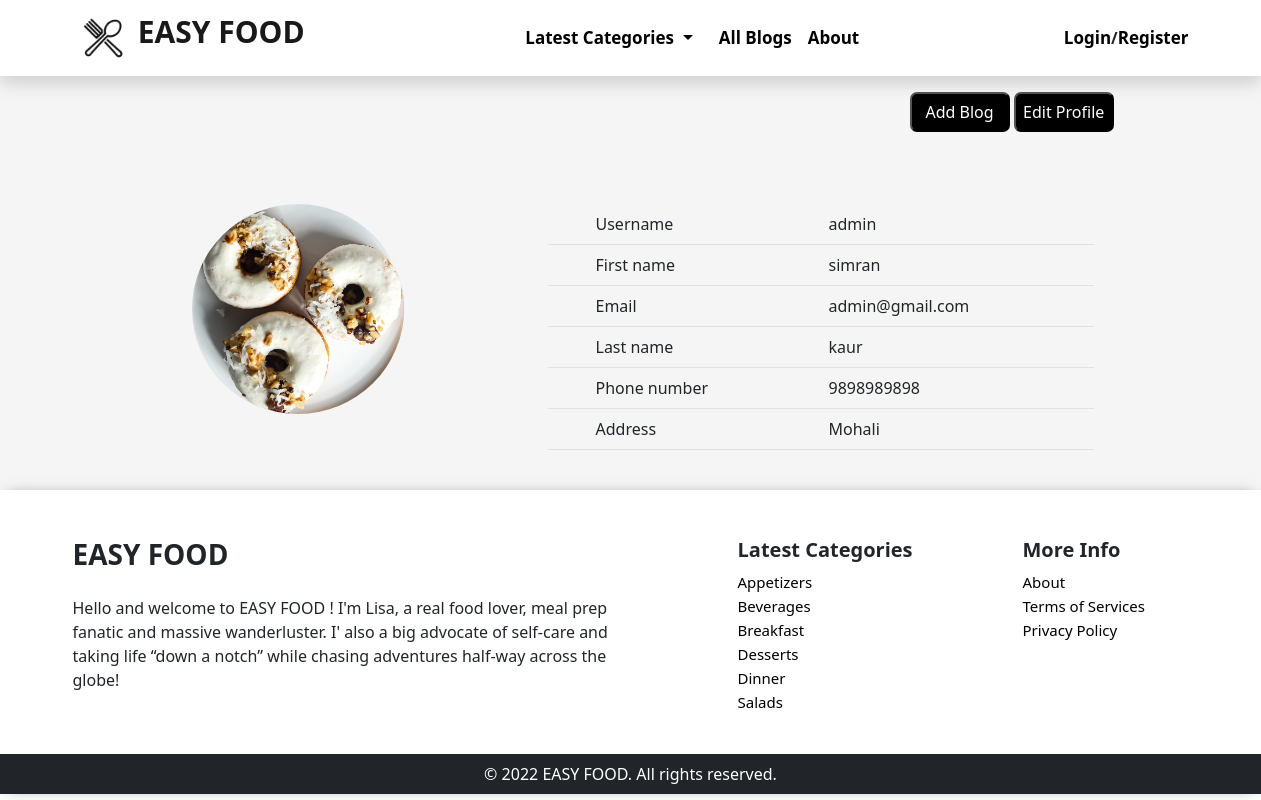
/profile/admin/, run on an earlier commit of the app's database.
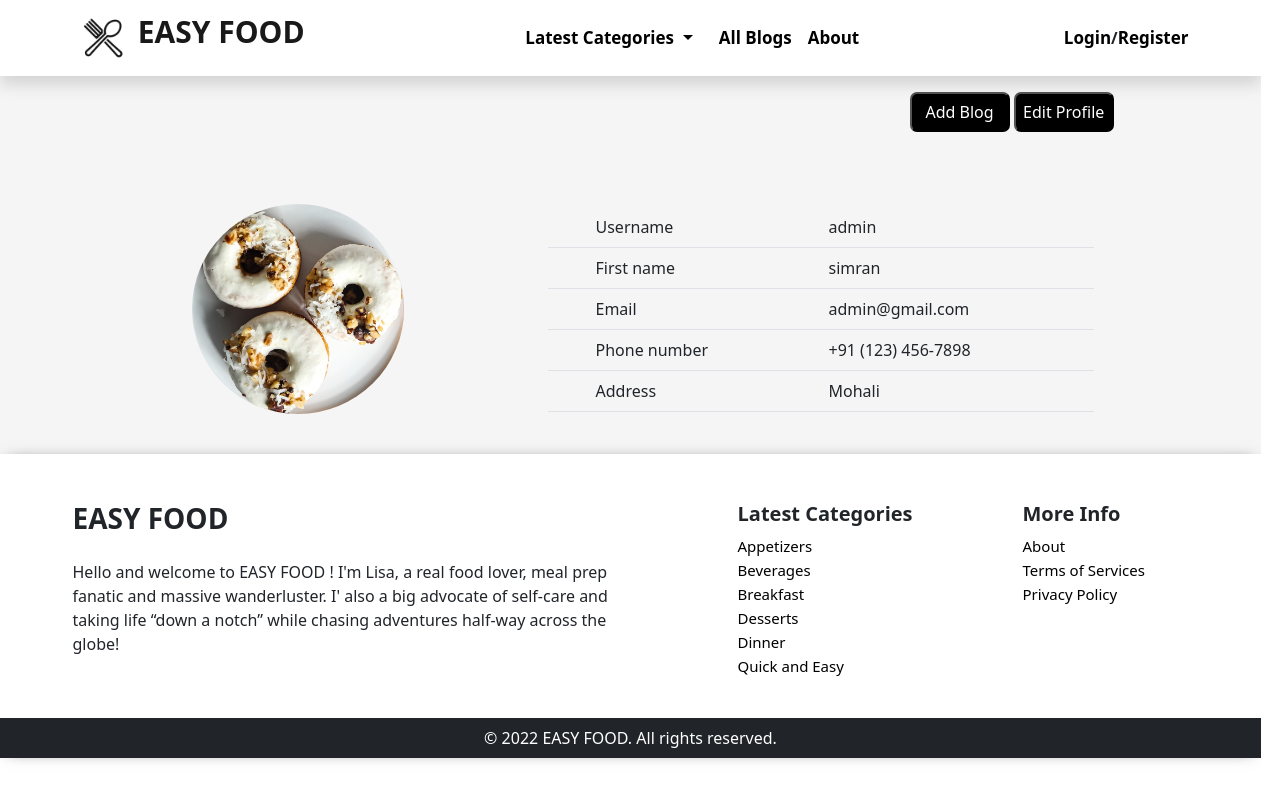
And on a later commit of the database.
### blogapp/models.py (models this page shows, shortened)
class CustomUsers(AbstractUser):
    email = models.EmailField(blank=False , unique=True)
    created_at = models.DateTimeField(auto_now_add=True)
    updated_at = models.DateTimeField(auto_now= True)
    first_name = models.CharField(max_length=255,blank =False)
    phone_number = models.CharField(max_length=20 , blank=True, unique=True)
    address= models.TextField( blank=True)
    image = models.ImageField(upload_to = 'profile/',  blank=True)

class Category(models.Model):
    name=models.CharField(max_length=200)
    slug = models.SlugField(max_length = 200, blank=True)
    image = models.ImageField(upload_to ='category/', blank=True)
    created_at = models.DateTimeField(auto_now_add=True)
    updated_at = models.DateTimeField(auto_now= True)

### blogapp/views.py (the view)
# urls.py: path('profile/<username>/', views.profile,name="profile"),
def profile(request, username):
    blogs = blog()
    profile = CustomUsers.objects.get(username=username)
    return render(request, 'blogapp/profile.html', {'profile': profile, 'blogs': blogs})

### blog/context_processors.py (called while the page is built)
def nav(request):
    blog= Category.objects.all()
    return {'category' : blog}

### blogapp/views.py (called while the page is built)
def blog():
    category = Category.objects.all().order_by('-updated_at').order_by('name')
    blog = []
    for i in category:
        present = Post.objects.filter(category_id=i.pk)
        if present.exists():
            blog.append(Category.objects.all().get(id=i.pk))
    return blog

### blogapp/templates/blogapp/profile.html (shortened to what this page needs)
{% extends 'base.html' %}
{% load static %}
{% block content %}
{% include "blogapp/navbar.html" %}
<section  id="bg-color">
    <div class="container">
        <div class="offset-9 col-4 pt-3">
            <a href="{% url 'add-blog' profile.username %}"><button class="profile-button mb-md-5 mb-sm-5">Add Blog</button></a>
            <a href="{% url 'edit-profile' profile.username %}"><button class="profile-button">Edit Profile
            </button>
            </a>
        </div>
        <div class="row py-4">
            <div class="col-lg-5  ">
                {% if profile.image %}
                <p class="text-center">
                    <img src="{{profile.image.url}}" alt="connect" class="profile-image" >
                </p>
                {% else %}
                <p class="text-center">
                    <img src="{% static 'blogapp/images/avatar.png' %}" class="profile-image">
                </p>
                {% endif %}
            </div>
            <div class="col-lg-6 my-auto">
                <table class="table">
                    <tbody>
                        <tr>
                            <td class="px-5 col-6">Username</td>
                            <td>{{profile.username}}</td>
                        </tr>
                        <tr>
                            <td class="px-5 col-6">First name</td>
                            <td>{{profile.first_name}}</td>
                        </tr>
                        <tr>
                            <td class="px-5 col-6">Email</td>
                            <td>{{profile.email}}</td>
                        </tr>
                        {% if profile.last_name %}
                        <tr>
                            <td class="px-5 col-6">Last name</td>
                            <td>{{profile.last_name}}</td>
                        </tr>
                        {% endif %}
                        {% if profile.phone_number %}
                        <tr>
                            <td class="px-5 col-6">Phone number</td>
                            <td>{{profile.phone_number}}</td>
                        </tr>
                        {% endif %}
                        {% if profile.address %}
                        <tr>
                            <td class="px-5 col-6">Address</td>
                            <td>{{profile.address}}</td>
                        </tr>
                        {% endif %}
                    </tbody>
                </table>
            </div>
        </div>
    </div>
</section>
{% endblock content %}
{% block footer %}{{block.super}}{% endblock footer %}

### templates/base.html (shortened to what this page needs)
<!DOCTYPE html>
<html lang="en">
{% load static %}
<head>
    <link rel="stylesheet" href="https://cdnjs.cloudflare.com/ajax/libs/font-awesome/6.2.0/css/all.min.css"
 />
    <link href="https://cdn.jsdelivr.net/npm/bootstrap@5.2.2/dist/css/bootstrap.min.css" rel="stylesheet"
>
    <link rel="stylesheet" href="https://cdnjs.cloudflare.com/ajax/libs/OwlCarousel2/2.3.4/assets/owl.carousel.min.css"
 />
    <link rel="stylesheet"
        href="https://cdnjs.cloudflare.com/ajax/libs/OwlCarousel2/2.3.4/assets/owl.theme.default.min.css"
 />
    <link rel="stylesheet" href="//cdn.jsdelivr.net/npm/alertifyjs@1.13.1/build/css/alertify.min.css" />
    <link rel="stylesheet" href="//cdn.jsdelivr.net/npm/alertifyjs@1.13.1/build/css/themes/default.min.css" />
</head>
<body>
    {% block content %}
    {% endblock content %}
    {% block footer %}
    <section class="foot">
        <div class="container pt-5 pb-4">
            <div class="row">
                <div class="col-lg-6 col-sm-12 ">
                    <h3 class="fw-bold">EASY FOOD</h3>
                    <p class="pt-3">Hello and welcome to EASY FOOD ! I'm Lisa, a real food lover, meal prep fanatic and
                        massive wanderluster. I' also a big advocate of self-care and taking life “down a notch” while
                        chasing adventures half-way across the globe!
                    </p>
                </div>
                <div class="col-lg-3 offset-1 d-lg-block d-md-block d-sm-none">
                    <h5 class="fw-bold">Latest Categories</h5>
                    <ul class="footer">
                        {% for blogs in blogs %}
                        {% if forloop.counter < 7 %} <li><a href="{% url 'category' blogs.slug %}">
                                {{blogs.name}}
                            </a></li>
                            {% endif%}
                            {% endfor %}
                    </ul>
                </div>
                <div class="col-lg-2 d-lg-block d-md-block d-sm-none">
                    <h5 class="fw-bold">More Info</h5>
                    <ul class="footer">
                        <li>
                            <a href="{% url 'about' %}">About</a>
                        </li>
                        <li><a href="{% url 'terms' %}">Terms of Services</a></li>
                        <li>
                            <a href="{% url 'policy' %}">Privacy Policy</a>
                        </li>
                    </ul>
                </div>
            </div>
        </div>
        <div class="bg-dark text-white text-center py-2">&#169; <span id="cur-year"></span> EASY FOOD. All rights
            reserved.
        </div>
    </section>
    {% endblock footer %}
</body>
</html>

What changed in the data, as far as the page shows it:
no longer on this page (row unchanged): Category: name "Salads"
changed CustomUsers "admin": phone_number "9898989898" → "+91 (123) 456-7898"; last_name "kaur" → (not shown)
now on this page (row unchanged): Category: name "Quick and Easy"
Also different on the page:
text no longer shown: "Last name"
